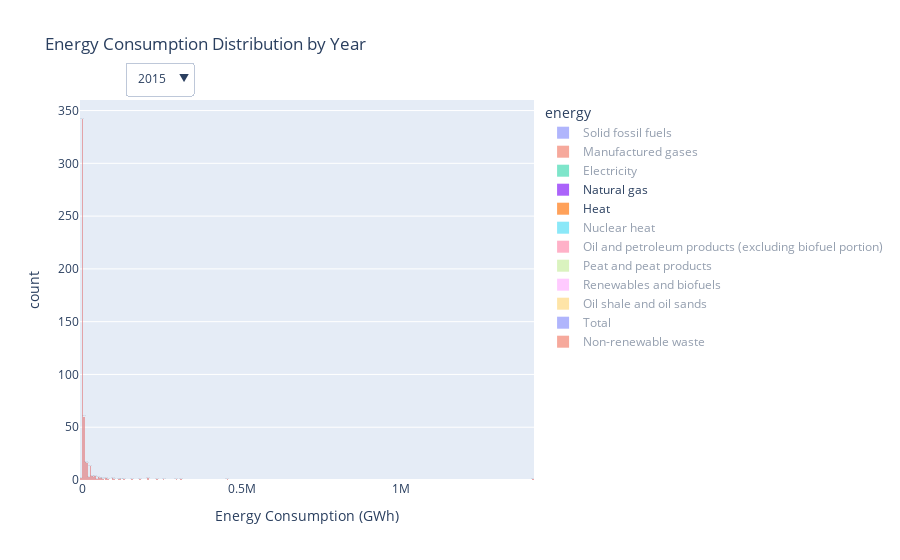

The notebook cell saved with this chart:
### Code cell
import pandas as pd
import plotly.express as px

# Create an interactive histogram with a dropdown for years
fig = px.histogram(df2, x='2011', color='energy', barmode='overlay', labels={'2011': 'Energy Consumption (GWh)'}, title='Energy Consumption Distribution by Year')

# Update the layout to include a dropdown menu for years
fig.update_layout(
    updatemenus=[
        {
            'buttons': [
                {'method': 'restyle', 'args': [{'x': [df2['2011']], 'text': ['2011']}], 'label': '2011'},
                {'method': 'restyle', 'args': [{'x': [df2['2012']], 'text': ['2012']}], 'label': '2012'},
                {'method': 'restyle', 'args': [{'x': [df2['2013']], 'text': ['2013']}], 'label': '2013'},
                {'method': 'restyle', 'args': [{'x': [df2['2014']], 'text': ['2014']}], 'label': '2014'},
                {'method': 'restyle', 'args': [{'x': [df2['2015']], 'text': ['2015']}], 'label': '2015'},
                {'method': 'restyle', 'args': [{'x': [df2['2016']], 'text': ['2016']}], 'label': '2016'},
                {'method': 'restyle', 'args': [{'x': [df2['2017']], 'text': ['2017']}], 'label': '2017'},
                {'method': 'restyle', 'args': [{'x': [df2['2018']], 'text': ['2018']}], 'label': '2018'},
                {'method': 'restyle', 'args': [{'x': [df2['2019']], 'text': ['2019']}], 'label': '2019'},
                {'method': 'restyle', 'args': [{'x': [df2['2020']], 'text': ['2020']}], 'label': '2020'},
                {'method': 'restyle', 'args': [{'x': [df2['2020']], 'text': ['2020']}], 'label': '2021'},
            ],
            'direction': 'down',
            'showactive': True,
            'x': 0.1,
            'xanchor': 'left',
            'y': 1.1,
            'yanchor': 'top',
        },
    ]
)

# Show the interactive plot
fig.show()

### Figure 1 — Plotly figure (JSON) as saved in the notebook; plotly's stock layout.template omitted (floating-point values rounded to 4 significant figures; data arrays with more than 128 entries replaced by an {"elided": "..."} marker saying what was removed)
{"data": [{"alignmentgroup": "True", "bingroup": "x", "hovertemplate": "energy=Solid fossil fuels<br>Energy Consumption (GWh)=%{x}<br>count=%{y}<extra></extra>", "legendgroup": "Solid fossil fuels", "marker": {"color": "#636efa", "opacity": 0.5, "pattern": {"shape": ""}}, "name": "Solid fossil fuels", "offsetgroup": "Solid fossil fuels", "orientation": "v", "showlegend": true, "text": "2015", "type": "histogram", "visible": "legendonly", "x": {"elided": "492 float values"}, "xaxis": "x", "yaxis": "y"}, {"alignmentgroup": "True", "bingroup": "x", "hovertemplate": "energy=Manufactured gases<br>Energy Consumption (GWh)=%{x}<br>count=%{y}<extra></extra>", "legendgroup": "Manufactured gases", "marker": {"color": "#EF553B", "opacity": 0.5, "pattern": {"shape": ""}}, "name": "Manufactured gases", "offsetgroup": "Manufactured gases", "orientation": "v", "showlegend": true, "text": "2015", "type": "histogram", "visible": "legendonly", "x": {"elided": "492 float values"}, "xaxis": "x", "yaxis": "y"}, {"alignmentgroup": "True", "bingroup": "x", "hovertemplate": "energy=Electricity<br>Energy Consumption (GWh)=%{x}<br>count=%{y}<extra></extra>", "legendgroup": "Electricity", "marker": {"color": "#00cc96", "opacity": 0.5, "pattern": {"shape": ""}}, "name": "Electricity", "offsetgroup": "Electricity", "orientation": "v", "showlegend": true, "text": "2015", "type": "histogram", "visible": "legendonly", "x": {"elided": "492 float values"}, "xaxis": "x", "yaxis": "y"}, {"alignmentgroup": "True", "bingroup": "x", "hovertemplate": "energy=Natural gas<br>Energy Consumption (GWh)=%{x}<br>count=%{y}<extra></extra>", "legendgroup": "Natural gas", "marker": {"color": "#ab63fa", "opacity": 0.5, "pattern": {"shape": ""}}, "name": "Natural gas", "offsetgroup": "Natural gas", "orientation": "v", "showlegend": true, "text": "2015", "type": "histogram", "visible": true, "x": {"elided": "492 float values"}, "xaxis": "x", "yaxis": "y"}, {"alignmentgroup": "True", "bingroup": "x", "hovertemplate": "energy=Heat<br>Energy Consumption (GWh)=%{x}<br>count=%{y}<extra></extra>", "legendgroup": "Heat", "marker": {"color": "#FFA15A", "opacity": 0.5, "pattern": {"shape": ""}}, "name": "Heat", "offsetgroup": "Heat", "orientation": "v", "showlegend": true, "text": "2015", "type": "histogram", "visible": true, "x": {"elided": "492 float values"}, "xaxis": "x", "yaxis": "y"}, {"alignmentgroup": "True", "bingroup": "x", "hovertemplate": "energy=Nuclear heat<br>Energy Consumption (GWh)=%{x}<br>count=%{y}<extra></extra>", "legendgroup": "Nuclear heat", "marker": {"color": "#19d3f3", "opacity": 0.5, "pattern": {"shape": ""}}, "name": "Nuclear heat", "offsetgroup": "Nuclear heat", "orientation": "v", "showlegend": true, "text": "2015", "type": "histogram", "visible": "legendonly", "x": {"elided": "492 float values"}, "xaxis": "x", "yaxis": "y"}, {"alignmentgroup": "True", "bingroup": "x", "hovertemplate": "energy=Oil and petroleum products (excluding biofuel portion)<br>Energy Consumption (GWh)=%{x}<br>count=%{y}<extra></extra>", "legendgroup": "Oil and petroleum products (excluding biofuel portion)", "marker": {"color": "#FF6692", "opacity": 0.5, "pattern": {"shape": ""}}, "name": "Oil and petroleum products (excluding biofuel portion)", "offsetgroup": "Oil and petroleum products (excluding biofuel portion)", "orientation": "v", "showlegend": true, "text": "2015", "type": "histogram", "visible": "legendonly", "x": {"elided": "492 float values"}, "xaxis": "x", "yaxis": "y"}, {"alignmentgroup": "True", "bingroup": "x", "hovertemplate": "energy=Peat and peat products<br>Energy Consumption (GWh)=%{x}<br>count=%{y}<extra></extra>", "legendgroup": "Peat and peat products", "marker": {"color": "#B6E880", "opacity": 0.5, "pattern": {"shape": ""}}, "name": "Peat and peat products", "offsetgroup": "Peat and peat products", "orientation": "v", "showlegend": true, "text": "2015", "type": "histogram", "visible": "legendonly", "x": {"elided": "492 float values"}, "xaxis": "x", "yaxis": "y"}, {"alignmentgroup": "True", "bingroup": "x", "hovertemplate": "energy=Renewables and biofuels<br>Energy Consumption (GWh)=%{x}<br>count=%{y}<extra></extra>", "legendgroup": "Renewables and biofuels", "marker": {"color": "#FF97FF", "opacity": 0.5, "pattern": {"shape": ""}}, "name": "Renewables and biofuels", "offsetgroup": "Renewables and biofuels", "orientation": "v", "showlegend": true, "text": "2015", "type": "histogram", "visible": "legendonly", "x": {"elided": "492 float values"}, "xaxis": "x", "yaxis": "y"}, {"alignmentgroup": "True", "bingroup": "x", "hovertemplate": "energy=Oil shale and oil sands<br>Energy Consumption (GWh)=%{x}<br>count=%{y}<extra></extra>", "legendgroup": "Oil shale and oil sands", "marker": {"color": "#FECB52", "opacity": 0.5, "pattern": {"shape": ""}}, "name": "Oil shale and oil sands", "offsetgroup": "Oil shale and oil sands", "orientation": "v", "showlegend": true, "text": "2015", "type": "histogram", "visible": "legendonly", "x": {"elided": "492 float values"}, "xaxis": "x", "yaxis": "y"}, {"alignmentgroup": "True", "bingroup": "x", "hovertemplate": "energy=Total<br>Energy Consumption (GWh)=%{x}<br>count=%{y}<extra></extra>", "legendgroup": "Total", "marker": {"color": "#636efa", "opacity": 0.5, "pattern": {"shape": ""}}, "name": "Total", "offsetgroup": "Total", "orientation": "v", "showlegend": true, "text": "2015", "type": "histogram", "visible": "legendonly", "x": {"elided": "492 float values"}, "xaxis": "x", "yaxis": "y"}, {"alignmentgroup": "True", "bingroup": "x", "hovertemplate": "energy=Non-renewable waste<br>Energy Consumption (GWh)=%{x}<br>count=%{y}<extra></extra>", "legendgroup": "Non-renewable waste", "marker": {"color": "#EF553B", "opacity": 0.5, "pattern": {"shape": ""}}, "name": "Non-renewable waste", "offsetgroup": "Non-renewable waste", "orientation": "v", "showlegend": true, "text": "2015", "type": "histogram", "visible": "legendonly", "x": {"elided": "492 float values"}, "xaxis": "x", "yaxis": "y"}], "layout": {"autosize": true, "barmode": "overlay", "dragmode": "pan", "legend": {"title": {"text": "energy"}, "tracegroupgap": 0}, "title": {"text": "Energy Consumption Distribution by Year"}, "updatemenus": [{"active": 4, "buttons": [{"args": [{"text": ["2011"], "x": {"elided": "1x492 float values"}}], "label": "2011", "method": "restyle"}, {"args": [{"text": ["2012"], "x": {"elided": "1x492 float values"}}], "label": "2012", "method": "restyle"}, {"args": [{"text": ["2013"], "x": {"elided": "1x492 float values"}}], "label": "2013", "method": "restyle"}, {"args": [{"text": ["2014"], "x": {"elided": "1x492 float values"}}], "label": "2014", "method": "restyle"}, {"args": [{"text": ["2015"], "x": {"elided": "1x492 float values"}}], "label": "2015", "method": "restyle"}, {"args": [{"text": ["2016"], "x": {"elided": "1x492 float values"}}], "label": "2016", "method": "restyle"}, {"args": [{"text": ["2017"], "x": {"elided": "1x492 float values"}}], "label": "2017", "method": "restyle"}, {"args": [{"text": ["2018"], "x": {"elided": "1x492 float values"}}], "label": "2018", "method": "restyle"}, {"args": [{"text": ["2019"], "x": {"elided": "1x492 float values"}}], "label": "2019", "method": "restyle"}, {"args": [{"text": ["2020"], "x": {"elided": "1x492 float values"}}], "label": "2020", "method": "restyle"}, {"args": [{"text": ["2020"], "x": {"elided": "1x492 float values"}}], "label": "2021", "method": "restyle"}], "direction": "down", "showactive": true, "x": 0.1, "xanchor": "left", "y": 1.1, "yanchor": "top"}], "xaxis": {"anchor": "y", "autorange": true, "domain": [0, 1], "range": [-7500, 1417500], "title": {"text": "Energy Consumption (GWh)"}, "type": "linear"}, "yaxis": {"anchor": "x", "autorange": true, "domain": [0, 1], "range": [0, 360], "title": {"text": "count"}}}}
